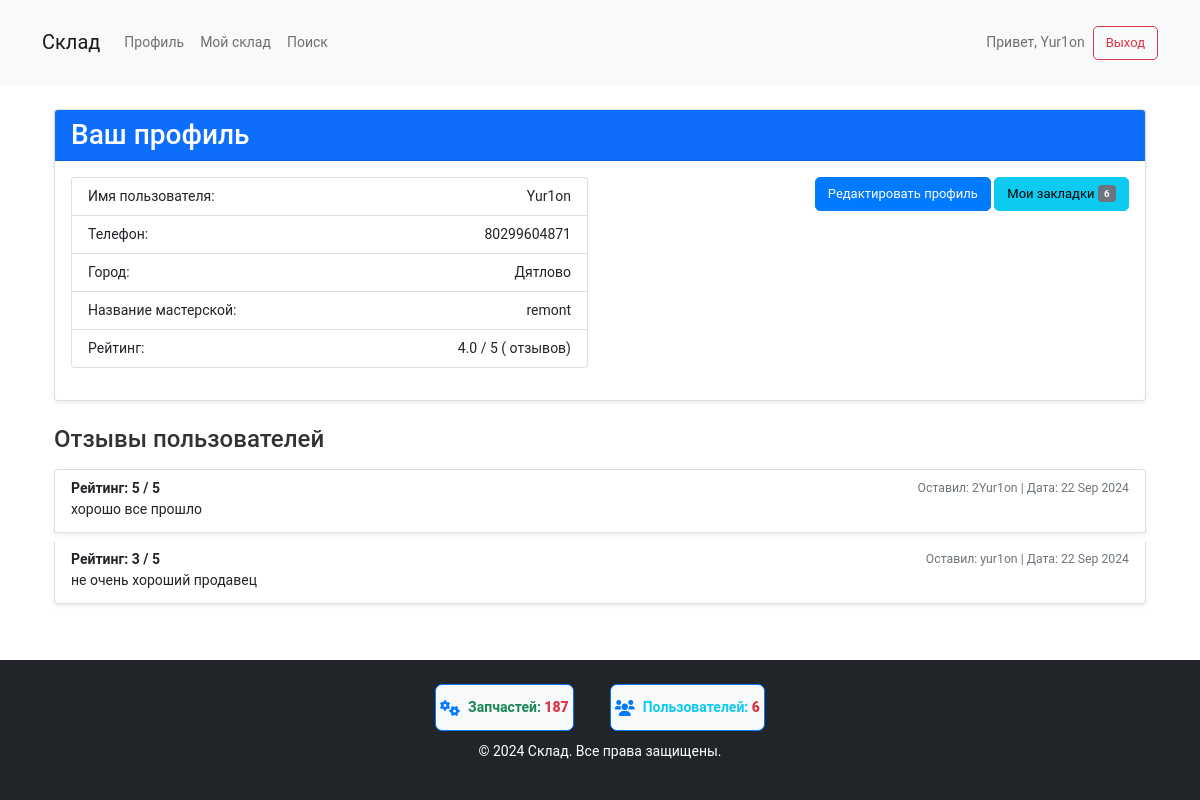
/profile/ (signed in), run on the app's committed database.
### user_profile/models.py (models this page shows, shortened)
class Profile(models.Model):
    user = models.OneToOneField(User, on_delete=models.CASCADE)
    phone = models.CharField(max_length=15)
    region = models.CharField(max_length=100, choices=BELARUS_REGIONS, blank=True, null=True)  # Область
    city = models.CharField(max_length=100, blank=True, null=True)
    workshop_name = models.CharField(max_length=100, blank=True, null=True)  # Добавляем поле мастерской
    @property
    def average_rating(self):
        reviews = self.user.received_reviews.all()
        if reviews.exists():
            return sum(review.rating for review in reviews) / reviews.count()
        return 5  # Возвращаем 5, если нет отзывов

class Review(models.Model):
    user = models.ForeignKey(User, on_delete=models.CASCADE, related_name='received_reviews')
    reviewer = models.ForeignKey(User, on_delete=models.CASCADE, related_name='given_reviews')
    rating = models.PositiveSmallIntegerField()  # Рейтинг от 1 до 5
    comment = models.TextField(null=True, blank=True)
    created_at = models.DateTimeField(auto_now_add=True)

### user_profile/views.py (the view)
# urls.py: path('profile/', views.profile, name='profile'),
@login_required
def profile(request):
    edit_mode = request.GET.get('edit') == 'true'
    reviews = Review.objects.filter(user=request.user).order_by('-created_at')
    bookmarks = request.user.bookmarks.all()
    bookmarks_count = bookmarks.count()  # Подсчитываем количество закладок
    if request.method == 'POST':
        form = ProfileForm(request.POST, instance=request.user.profile)
        if form.is_valid():
            form.save()
            return redirect('profile')
    else:
        form = ProfileForm(instance=request.user.profile)
    return render(request, 'user_profile/profile.html', {
        'form': form,
        'edit_mode': edit_mode,
        'reviews': reviews,  # Передаем отзывы в шаблон
        'bookmarks': bookmarks,  # Передаем закладки в шаблон
        'bookmarks_count': bookmarks_count  # Передаем количество закладок в шаблон
    })

### warehouse/context_processors.py (called while the page is built)
def counts(request):
    return {
        'part_count': Part.objects.count(),
        'user_count': User.objects.count(),
    }

### user_profile/templates/user_profile/profile.html (shortened to what this page needs)
{% extends 'warehouse/base.html' %}
{% block content %}
{% load static %}
{% load widget_tweaks %}
<div class="container profile-page my-4">
    <div class="card mb-4 shadow-sm">
        <div class="card-header bg-primary text-white">
            <h3 class="mb-0">Ваш профиль</h3>
        </div>
        <div class="card-body">
            {% if edit_mode %}
                <form method="post" class="form">
                    {% csrf_token %}
                    <div class="form-group mb-3">
                        <label for="phone" class="form-label">Телефон:</label>
                        {{ form.phone|add_class:"form-control" }}
                    </div>
                    <div class="form-group mb-3">
                        <label for="region" class="form-label">Область:</label>
                        <select id="id_region" name="region" class="form-control">
                            <option value="">Выберите область</option>
                            {% for region in form.region.field.choices %}
                                <option value="{{ region.0 }}" {% if region.0 == form.region.value %}selected{% endif %}>
                                    {{ region.1 }}
                                </option>
                            {% endfor %}
                        </select>
                    </div>
                    <div class="form-group mb-3">
                        <label for="city" class="form-label">Город:</label>
                        <select id="id_city" name="city" class="form-control">
                            <option value="">Выберите город</option>
                        </select>
                    </div>
                    <div class="form-group mb-3">
                        <label for="workshop_name" class="form-label">Название мастерской:</label>
                        {{ form.workshop_name|add_class:"form-control" }}
                    </div>
                    <div class="d-flex justify-content-between">
                        <button type="submit" class="btn btn-success">Сохранить изменения</button>
                        <a href="{% url 'profile' %}" class="btn btn-secondary">Отменить</a>
                    </div>
                </form>
            {% else %}
                <div class="row">
                    <div class="col-md-6">
                        <ul class="list-group mb-3">
                            <li class="list-group-item d-flex justify-content-between">
                                <span>Имя пользователя:</span> <span>{{ user.username }}</span>
                            </li>
                            <li class="list-group-item d-flex justify-content-between">
                                <span>Телефон:</span> <span>{{ user.profile.phone }}</span>
                            </li>
                            <li class="list-group-item d-flex justify-content-between">
                                <span>Город:</span> <span>{{ user.profile.city }}</span>
                            </li>
                            <li class="list-group-item d-flex justify-content-between">
                                <span>Название мастерской:</span> <span>{{ user.profile.workshop_name|default:"Не указано" }}</span>
                            </li>
                            <li class="list-group-item d-flex justify-content-between">
                                <span>Рейтинг:</span>
                                <span>
                                    {% if user.profile.average_rating %}
                                        {{ user.profile.average_rating|floatformat:1 }} / 5 ({{ user.profile.received_reviews.count }} отзывов)
                                    {% else %}
                                        0 / 5 (0 отзывов)
                                    {% endif %}
                                </span>
                            </li>
                        </ul>
                    </div>
                    <div class="col-md-6 text-end">
                        <a href="?edit=true" class="btn btn-primary">Редактировать профиль</a>
                                <a href="{% url 'bookmarks' %}" class="btn btn-info">
            Мои закладки
            <span class="badge bg-secondary">{{ bookmarks_count }}</span>
        </a>
                    </div>
                </div>
            {% endif %}
        </div>
    </div>
    {% if not edit_mode %}
        <div class="reviews-section mb-4">
            <h4 class="mb-3">Отзывы пользователей</h4>
            <div class="list-group">
                {% for review in reviews %}
                    <div class="list-group-item list-group-item-action mb-2 shadow-sm">
                        <div class="d-flex justify-content-between">
                            <strong>Рейтинг: {{ review.rating }} / 5</strong>
                            <small class="text-muted">Оставил: {{ review.reviewer.username }} | Дата: {{ review.created_at|date:"d M Y" }}</small>
                        </div>
                        <p class="mb-1 text-truncate" title="{{ review.comment }}">{{ review.comment }}</p>
                    </div>
                {% empty %}
                    <p class="text-muted">Нет отзывов</p>
                {% endfor %}
            </div>
        </div>
    {% endif %}
</div>
{% endblock %}

### warehouse/templates/warehouse/base.html (shortened to what this page needs)
<!DOCTYPE html>
<html lang="ru">
<head>
    {% load static %}
    <link href="https://cdn.jsdelivr.net/npm/bootstrap@5.1.3/dist/css/bootstrap.min.css" rel="stylesheet">
    <link rel="stylesheet" href="https://cdnjs.cloudflare.com/ajax/libs/font-awesome/6.0.0-beta3/css/all.min.css">
    <link rel="stylesheet" href="{% static 'css/styles.css' %}">
</head>
<body>
    <header class="header bg-light py-3 mb-4">
        <div class="container">
            <nav class="navbar navbar-expand-lg navbar-light">
                <a class="navbar-brand" href="{% url 'home' %}">Склад</a>
                <div class="collapse navbar-collapse" id="navbarNav">
                    <ul class="navbar-nav me-auto">
                        {% if user.is_authenticated %}
                            <li class="nav-item"><a class="nav-link" href="{% url 'profile' %}">Профиль</a></li>
                            <li class="nav-item"><a class="nav-link" href="{% url 'warehouse' %}">Мой склад</a></li>
                        {% endif %}
                        <li class="nav-item"><a class="nav-link" href="{% url 'search' %}">Поиск</a></li>
                    </ul>
                    {% if user.is_authenticated %}
                        <span class="navbar-text ms-3">Привет, {{ user.username }}</span>
                        <a class="btn btn-outline-danger ms-2" href="{% url 'logout' %}">Выход</a>
                    {% else %}
                        <a class="btn btn-outline-primary ms-2" href="{% url 'login' %}">Вход</a>
                        <a class="btn btn-outline-secondary ms-2" href="{% url 'register' %}">Регистрация</a>
                    {% endif %}
                </div>
            </nav>
        </div>
    </header>
    <div class="container mt-4">
        {% block content %}{% endblock %}
    </div>
    <footer class="footer bg-dark text-white py-4 mt-5">
        <div class="container">
            <div class="counter-group">
                <div class="counter">
                    <i class="fas fa-cogs"></i>
                    <span class="navbar-text text-success fw-bold">Запчастей: <strong class="text-danger">{{ part_count }}</strong></span>
                </div>
                <div class="counter">
                    <i class="fas fa-users"></i>
                    <span class="navbar-text text-info fw-bold">Пользователей: <strong class="text-danger">{{ user_count }}</strong></span>
                </div>
            </div>
            <p class="text-center">&copy; 2024 Склад. Все права защищены.</p>
        </div>
    </footer>
</body>
</html>

### static/css/styles.css (style rules this page uses)
body { margin: 0; padding: 0; color: #333; font-family: 'Roboto', sans-serif; font-size: 14px; line-height: 21px; position: relative; }
.btn { padding: 6px 12px; font-size: 13px; line-height: 20px; border-radius: 5px; text-align: center; display: inline-block; cursor: pointer; }
.btn-primary { background-color: #007bff; border: 1px solid #007bff; color: white; }

### warehouse/templates/warehouse/base.html (style rules this page uses)
.counter { border: 1px solid #007bff; border-radius: 7px; padding: 4px; margin: 0 8px; display: flex; align-items: center; background-color: #f8f9fa; }
.counter i { font-size: 1rem; margin-right: 8px; color: #007bff; }
.footer .counter-group { display: flex; justify-content: center; gap: 20px; margin-bottom: 10px; }

### data on the page
Review: rating "5", reviewer.username "2Yur1on", created_at "22 Sep 2024", comment "хорошо все прошло"
Review: rating "3", reviewer.username "yur1on", created_at "22 Sep 2024", comment "не очень хороший продавец"

### other printed values
{{ user.username }} "Yur1on"
{{ user.profile.phone }} "80299604871"
{{ user.profile.city }} "Дятлово"
{{ user.profile.workshop_name|default:"Не указано" }} "remont"
{{ user.profile.average_rating|floatformat:1 }} "4.0"
{{ bookmarks_count }} "6"
{{ part_count }} "187"
{{ user_count }} "6"
